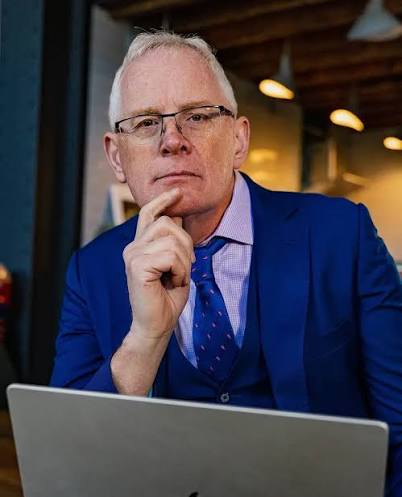
#> input picture avatar_video/avatar/p1.jpg, 402 x 497 px
$ python -i assets.py   (imports and definitions only)
#> lines starting #> are read from the running program, lines starting #| are printed output that depends on the picture; after the words box and inside, x2 and y2 are one past the last pixel; in counts of white or black regions, pixels touching at a corner belong together
"""Precompute the static overlay assets: sticker-style avatars, bottom gradient, audio levels."""
import os as _os
KIT = _os.path.dirname(_os.path.dirname(_os.path.abspath(__file__)))
import json, sys, wave
import numpy as np
from PIL import Image, ImageFilter

W, H, FPS = 1920, 1080, 30
AV_H = 520           # avatar height on screen
OUTLINE = 9          # white "pasted sticker" border

SRC = {k: f"{KIT}/avatar/{n}" for k, n in {1: "p1_cut_birefnet-portrait.png", 2: "p2_cut_b.png", 3: "p3_cut.png"}.items()}


def sticker(path, out, av_h=AV_H):
#> called with path = '../../avatar_video/avatar/p1.jpg', out = 'out.png', av_h = 520
    im = Image.open(path).convert("RGBA")
    im = im.crop(im.split()[3].getbbox())
    s = av_h / im.height
#> s = 1.05
    im = im.resize((round(im.width * s), av_h), Image.LANCZOS)
#> im: PIL image 421x520 RGBA
    a = im.split()[3].point(lambda v: 255 if v > 100 else 0)
#> a: PIL image 421x520 L; every value is 255
    pad = OUTLINE + 30
    big = Image.new("L", (im.width + 2 * pad, im.height + pad), 0)
#> big: PIL image 499x559 L; every value is 0
    big.paste(a, (pad, pad))
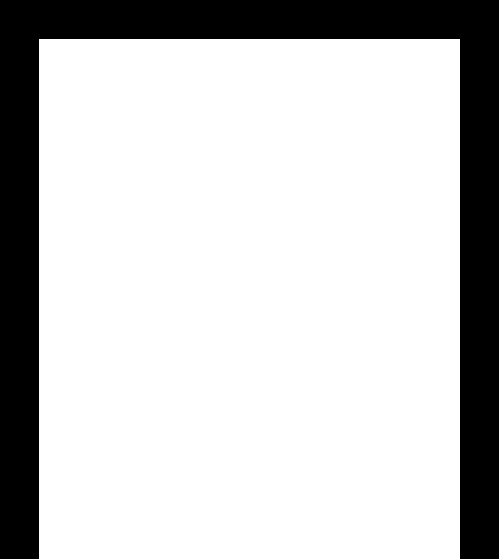
#> big: PIL image 499x559 L; 78.5% white; 1 black region, box (x1, y1, x2, y2) and area: (0, 0, 499, 559) 60021
    border = big.filter(ImageFilter.MaxFilter(2 * OUTLINE + 1)).filter(ImageFilter.GaussianBlur(1.2))
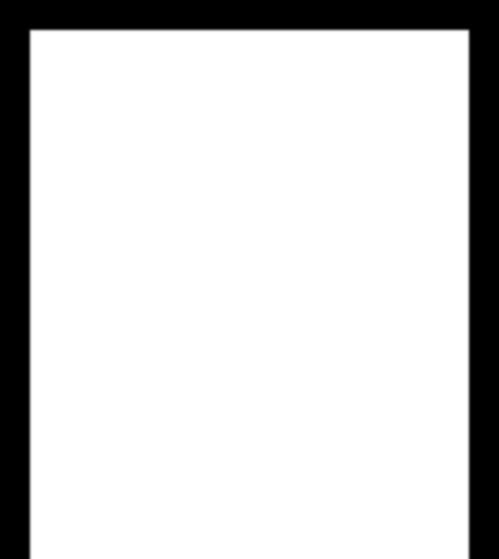
#> border: PIL image 499x559 L; min 0, max 255, mean 212.3
    shadow = big.filter(ImageFilter.MaxFilter(2 * OUTLINE + 1)).filter(ImageFilter.GaussianBlur(14))
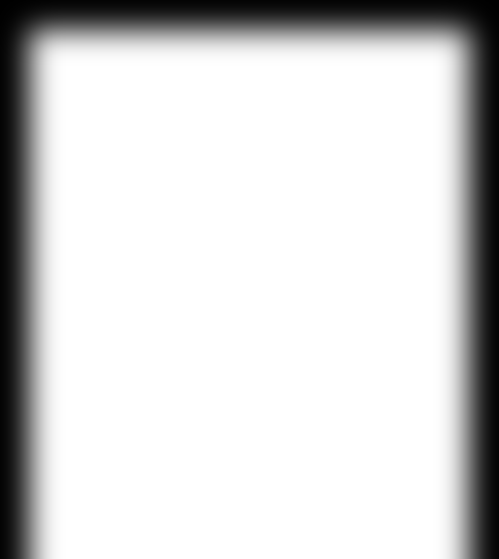
#> shadow: PIL image 499x559 L; min 0, max 255, mean 212.2
    canvas = Image.new("RGBA", big.size, (0, 0, 0, 0))
#> canvas: PIL image 499x559 RGBA; every value is 0
    sh = Image.new("RGBA", big.size, (0, 0, 0, 255)); sh.putalpha(shadow.point(lambda v: int(v * 0.55)))
#> after `sh.putalpha(shadow.point(lambda v: int(v * 0.55)))`:
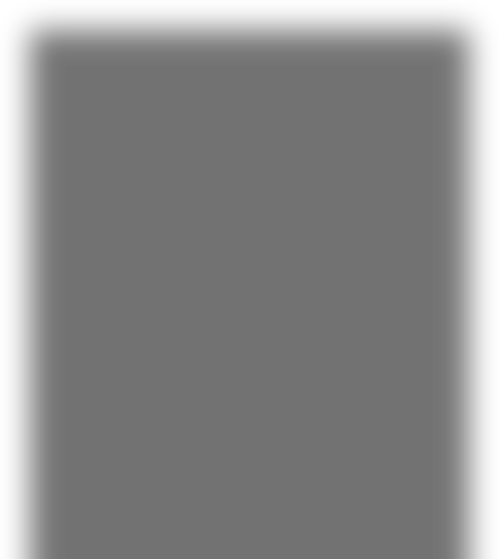
#> sh: PIL image 499x559 RGBA; mean R, G, B, A 0, 0, 0, 116.4; transparent parts drawn white
    sh_c = Image.new("RGBA", big.size, (0, 0, 0, 0)); sh_c.paste(sh, (8, 10), sh)
#> after `sh_c.paste(sh, (8, 10), sh)`:
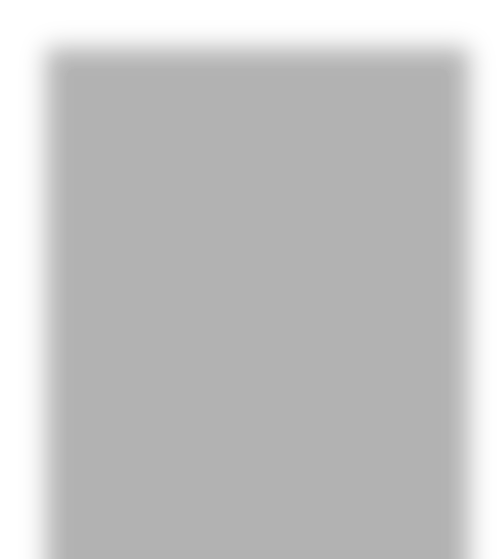
#> sh_c: PIL image 499x559 RGBA; mean R, G, B, A 0, 0, 0, 59.6; transparent parts drawn white
    canvas.alpha_composite(sh_c)
    wb = Image.new("RGBA", big.size, (255, 255, 255, 255)); wb.putalpha(border)
#> after `wb = Image.new('RGBA', big.size, (255, 255, 255, 255))`: wb: PIL image 499x559 RGBA; every value is 255
    canvas.alpha_composite(wb)
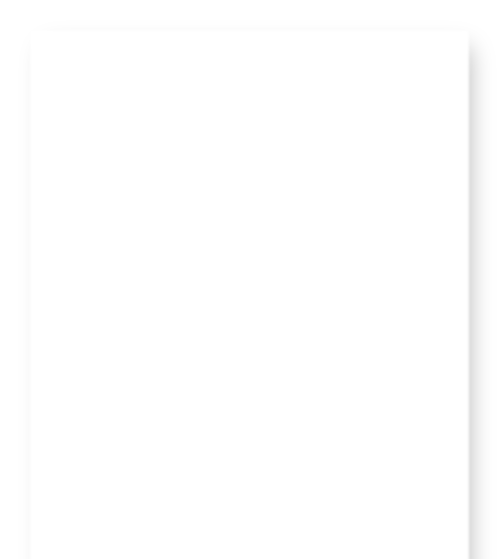
#> canvas: PIL image 499x559 RGBA; mean R, G, B, A 215, 215, 215, 213; transparent parts drawn white
    canvas.alpha_composite(im, (pad, pad))
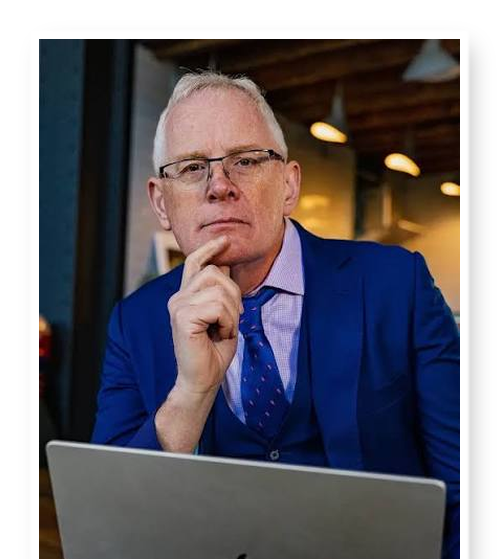
#> canvas: PIL image 499x559 RGBA; mean R, G, B, A 68.7, 64.3, 71.7, 213; transparent parts drawn white
    canvas.save(out)
    print(out, canvas.size)
#| out.png (499, 559)


def levels(wav_path, out):
    with wave.open(wav_path) as w:
        sr = w.getframerate(); ch = w.getnchannels()
        x = np.frombuffer(w.readframes(w.getnframes()), dtype=np.int16).astype(np.float32) / 32768
    if ch > 1: x = x.reshape(-1, ch).mean(1)
    hop = sr // FPS; n = len(x) // hop
    win = 2048; bands = 28
    freqs = np.fft.rfftfreq(win, 1 / sr)
    edges = np.geomspace(90, 6000, bands + 1)
    idx = [(np.searchsorted(freqs, edges[i]), max(np.searchsorted(freqs, edges[i + 1]), np.searchsorted(freqs, edges[i]) + 1)) for i in range(bands)]
    hann = np.hanning(win)
    spec = np.zeros((n, bands), np.float32); rms = np.zeros(n, np.float32)
    xp = np.pad(x, (win, win))
    for f in range(n):
        c = f * hop + win
        seg = xp[c - win // 2: c + win // 2]
        rms[f] = np.sqrt(np.mean(seg ** 2))
        m = np.abs(np.fft.rfft(seg * hann))
        spec[f] = [m[a:b].mean() for a, b in idx]
    spec = np.log1p(spec * 4)
    spec /= np.percentile(spec, 99) + 1e-6
    rms /= np.percentile(rms, 99) + 1e-6
    # smooth (attack fast, release slow)
    for f in range(1, n):
        spec[f] = np.maximum(spec[f], spec[f - 1] * 0.72)
        rms[f] = max(rms[f], rms[f - 1] * 0.8)
    np.savez_compressed(out, spec=np.clip(spec, 0, 1), rms=np.clip(rms, 0, 1))
    print(out, n)


# [6 lines not run here, left out]

>>> result = sticker('../../avatar_video/avatar/p1.jpg', 'out.png')

$ run again, on avatar_video/avatar/p3.jpg
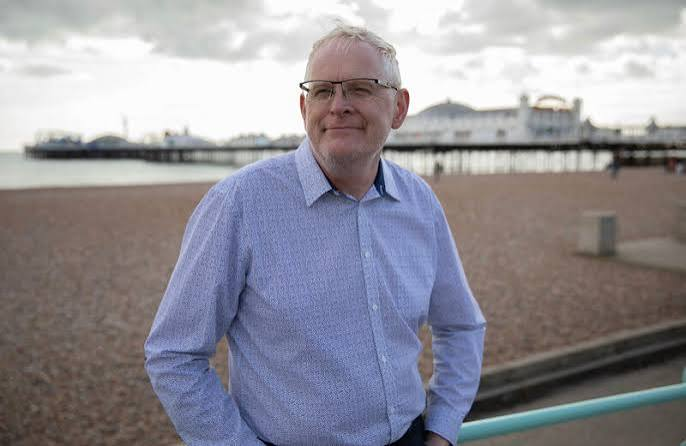
#> input picture avatar_video/avatar/p3.jpg, 686 x 446 px
#> a: PIL image 800x520 L; every value is 255
#> in sticker, `big.paste(a, (pad, pad))`:
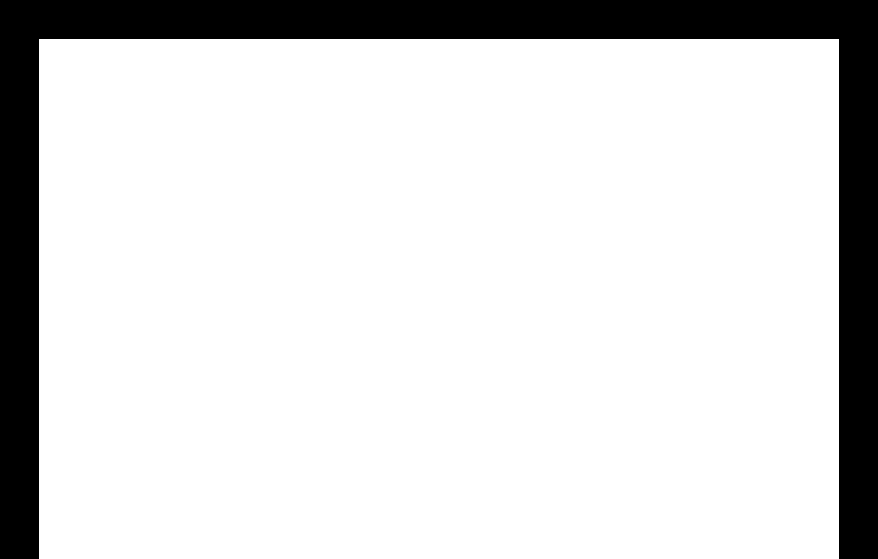
#> big: PIL image 878x559 L; 84.8% white; 1 black region, box (x1, y1, x2, y2) and area: (0, 0, 878, 559) 74802
#> wb: PIL image 878x559 RGBA; every value is 255
#> in sticker, `canvas.alpha_composite(im, (pad, pad))`:
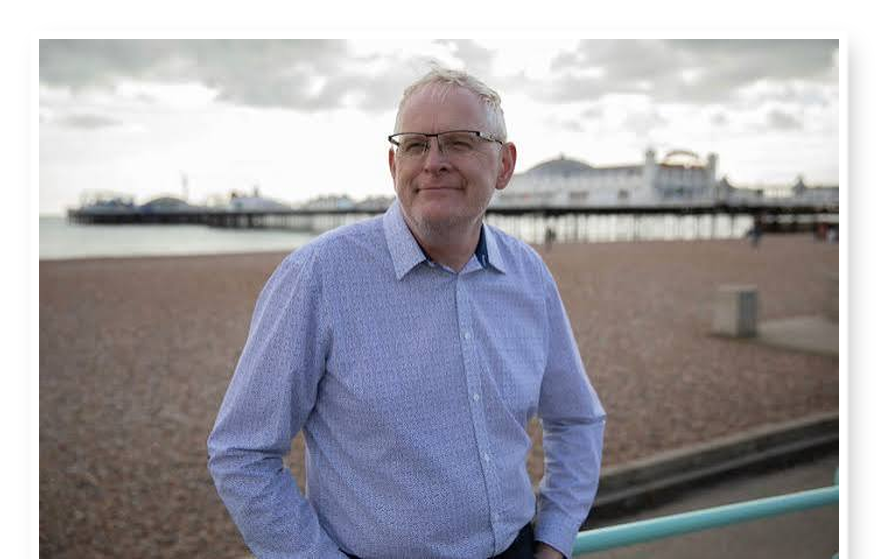
#> canvas: PIL image 878x559 RGBA; mean R, G, B, A 134.4, 132.8, 139.6, 225.3; transparent parts drawn white
#| out.png (878, 559)

$ run again, on avatar_video/avatar/sticker1.png
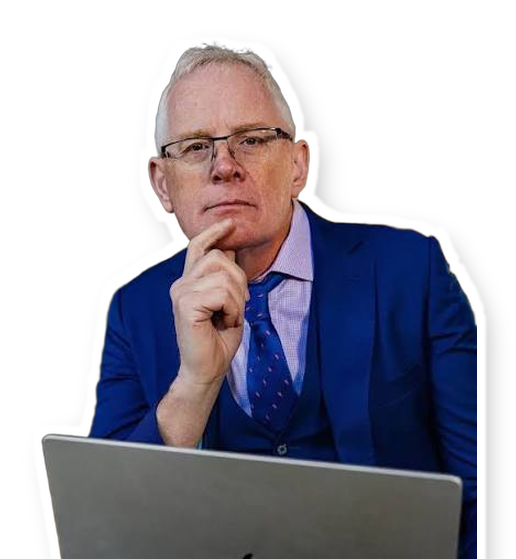
#> input picture avatar_video/avatar/sticker1.png, 516 x 559 px
#> in sticker, im is the input picture: PIL image 516x559 RGBA; mean R, G, B, A 55.5, 53.8, 64.7, 144.7
#> in sticker, `a = im.split()[3].point(lambda v: 255 if v > 100 else 0)`:
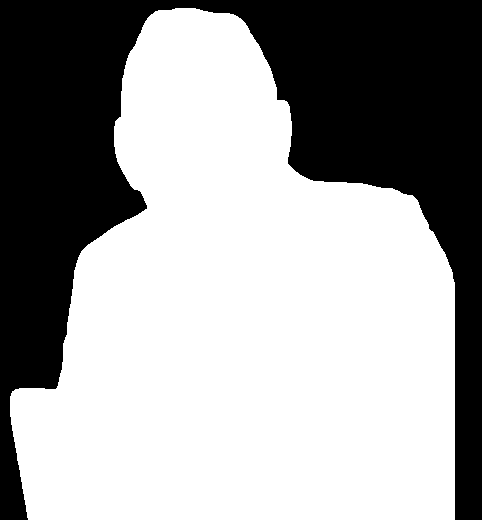
#> a: PIL image 482x520 L; 62.7% white; 1 black region, box (x1, y1, x2, y2) and area: (0, 0, 482, 520) 93590
#> wb: PIL image 560x559 RGBA; every value is 255
#> in sticker, `canvas.alpha_composite(im, (pad, pad))`:
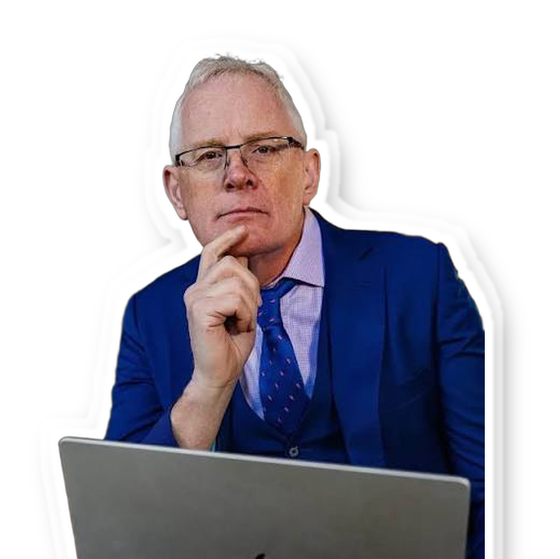
#> canvas: PIL image 560x559 RGBA; mean R, G, B, A 60.7, 59.2, 68.8, 140.1; transparent parts drawn white
#| out.png (560, 559)
